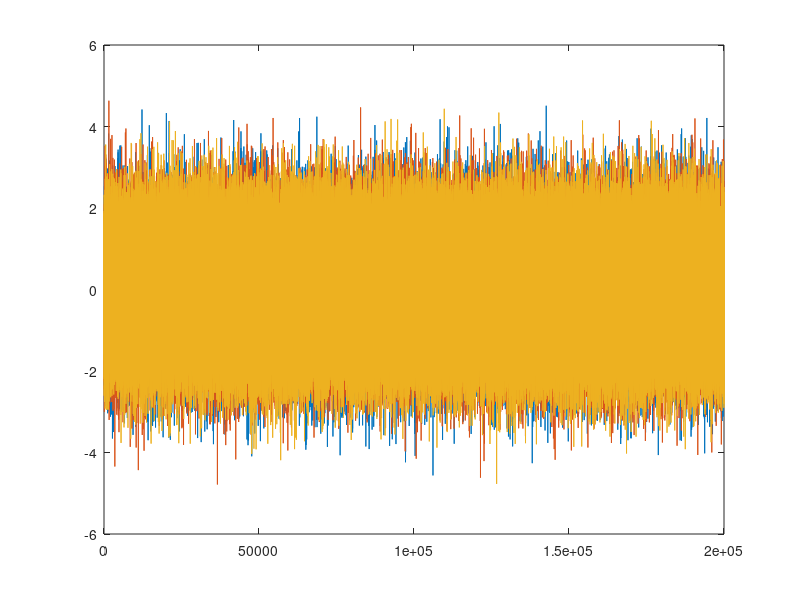
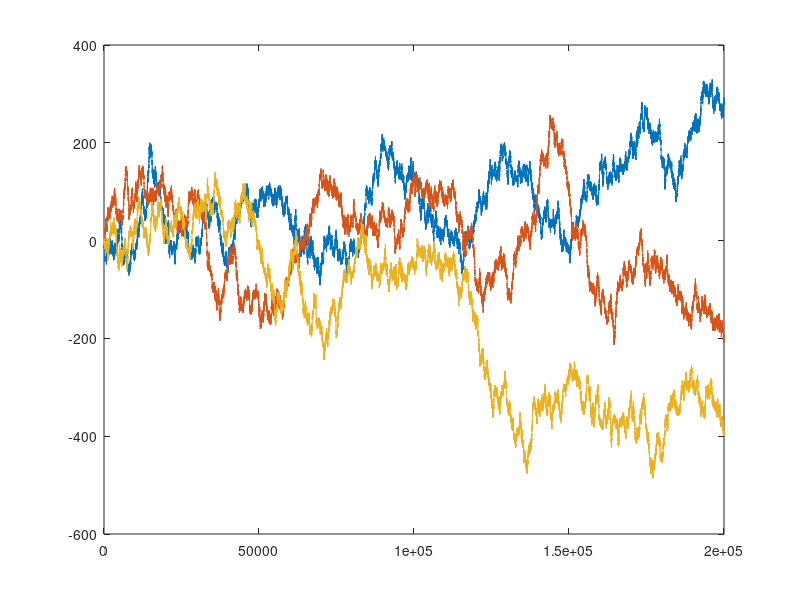

These charts were generated, in order, by the following MATLAB code: (Note: this script raises an error after producing the figures.)
addpath("functions")

clc
close all

%%----------------------------------------------------------
% Check "plt" flag
%%----------------------------------------------------------

if ~exist("plt", "var")
    plt = true
end

%%----------------------------------------------------------
% 1. Generate 3 random sequences (i.e. 'white noise') each at least 200’000 samples
%%----------------------------------------------------------

i = 3;
n = 200e3;

disp("Generating white noise sequences...")
wn_sq = cell(1,i);
for i = 1:length(wn_sq)
    wn_sq{i} = randn(1,n);
end

if (plt == true)
    figure(1)
    for i = 1:length(wn_sq)
        plot(wn_sq{i})
        hold on
    end
    hold off
    pause(.5)
end


%%----------------------------------------------------------
% 2. Use these sequences to generate accumulated noise also called 'random walk'
%%----------------------------------------------------------

disp("Calculating random walks...")
rw_sq = cellfun(@cumsum, wn_sq, "UniformOutput", false);

if (plt == true)
    figure(2)
    for i = 1:length(rw_sq)
        plot(rw_sq{i})
        hold on
    end
    hold off
    pause(.5)
end


%%----------------------------------------------------------
% 3. Use previously generated random sequences to generate 1st order Gauss-Markov
%    process for two correlation times
%%----------------------------------------------------------

T1 = 2000;
T2 = 500;

disp("Generating Gauss-Markov sequences...")
GM_sq = cellfun(@GaussMarkovProcess, wn_sq, {[T1; T2]}, "UniformOutput", false);

if (plt == true)
    figure(3)
    for i = 1:length(GM_sq)
        plot(GM_sq{i}(1,:), '-.', 'color', colormap(lines(10))(i,:))
        hold on
        plot(GM_sq{i}(2,:), '--', 'color', colormap(lines(10))(i,:))
        hold on
    end
    hold off
    pause(.5)
end


% tic, gm = GaussMarkovProcess(wn_sq{1}, T1); toc  % fast
% tic, gm0 = GaussMarkovProcess0(wn_sq{1}, T1);toc % solw
%
% figure(4) % validate that the fast method gives the correct solution by superposing it over the slow
% plot(gm, ';fast;', gm0, ';slow;')
% pause(.5)

%%----------------------------------------------------------
% Save all realizations into a text file in a column format per stochastic process, 8 digits after 0
%%----------------------------------------------------------

disp("Writing sequences to files...")
for i = 1:length(wn_sq)
    filename = sprintf("output%d.txt", i);
    header = "# WhiteNoise\tRandomWalk\tGaussMarkov1\tGaussMarkov2\n";
    save_to_file(filename, header, [wn_sq{i}', rw_sq{i}', GM_sq{i}']);
end

disp("done")
